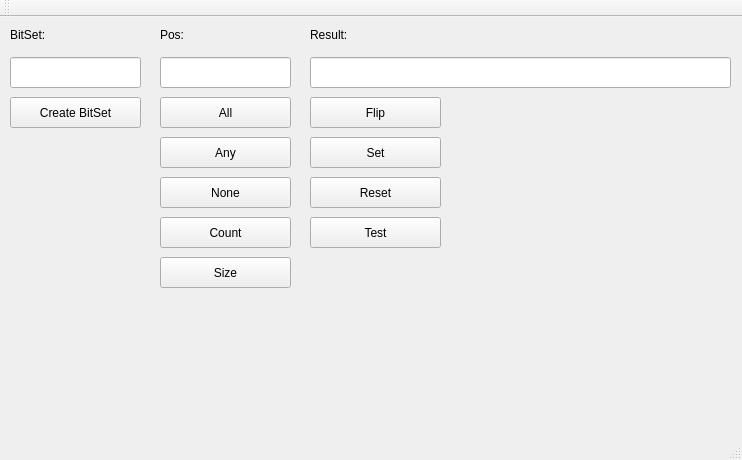
<?xml version="1.0" encoding="UTF-8"?>
<ui version="4.0">
 <class>Task3Class</class>
 <widget class="QMainWindow" name="Task3Class">
  <property name="geometry">
   <rect>
    <x>0</x>
    <y>0</y>
    <width>742</width>
    <height>460</height>
   </rect>
  </property>
  <property name="windowTitle">
   <string>Task3</string>
  </property>
  <widget class="QWidget" name="centralWidget">
   <widget class="QLineEdit" name="bitsetValue">
    <property name="geometry">
     <rect>
      <x>10</x>
      <y>40</y>
      <width>131</width>
      <height>31</height>
     </rect>
    </property>
   </widget>
   <widget class="QPushButton" name="CreateBitSetBtn">
    <property name="geometry">
     <rect>
      <x>10</x>
      <y>80</y>
      <width>131</width>
      <height>31</height>
     </rect>
    </property>
    <property name="text">
     <string>Create BitSet</string>
    </property>
   </widget>
   <widget class="QPushButton" name="allBtn">
    <property name="geometry">
     <rect>
      <x>160</x>
      <y>80</y>
      <width>131</width>
      <height>31</height>
     </rect>
    </property>
    <property name="text">
     <string>All</string>
    </property>
   </widget>
   <widget class="QPushButton" name="anyBtn">
    <property name="geometry">
     <rect>
      <x>160</x>
      <y>120</y>
      <width>131</width>
      <height>31</height>
     </rect>
    </property>
    <property name="text">
     <string>Any</string>
    </property>
   </widget>
   <widget class="QPushButton" name="noneBtn">
    <property name="geometry">
     <rect>
      <x>160</x>
      <y>160</y>
      <width>131</width>
      <height>31</height>
     </rect>
    </property>
    <property name="text">
     <string>None</string>
    </property>
   </widget>
   <widget class="QPushButton" name="countBtn">
    <property name="geometry">
     <rect>
      <x>160</x>
      <y>200</y>
      <width>131</width>
      <height>31</height>
     </rect>
    </property>
    <property name="text">
     <string>Count</string>
    </property>
   </widget>
   <widget class="QLabel" name="label">
    <property name="geometry">
     <rect>
      <x>10</x>
      <y>10</y>
      <width>55</width>
      <height>16</height>
     </rect>
    </property>
    <property name="text">
     <string>BitSet:</string>
    </property>
   </widget>
   <widget class="QLineEdit" name="posLE">
    <property name="geometry">
     <rect>
      <x>160</x>
      <y>40</y>
      <width>131</width>
      <height>31</height>
     </rect>
    </property>
   </widget>
   <widget class="QLabel" name="label_2">
    <property name="geometry">
     <rect>
      <x>160</x>
      <y>10</y>
      <width>55</width>
      <height>16</height>
     </rect>
    </property>
    <property name="text">
     <string>Pos:</string>
    </property>
   </widget>
   <widget class="QLineEdit" name="resultLE">
    <property name="geometry">
     <rect>
      <x>310</x>
      <y>40</y>
      <width>421</width>
      <height>31</height>
     </rect>
    </property>
    <property name="readOnly">
     <bool>true</bool>
    </property>
   </widget>
   <widget class="QLabel" name="label_3">
    <property name="geometry">
     <rect>
      <x>310</x>
      <y>10</y>
      <width>55</width>
      <height>16</height>
     </rect>
    </property>
    <property name="text">
     <string>Result:</string>
    </property>
   </widget>
   <widget class="QPushButton" name="flipBtn">
    <property name="geometry">
     <rect>
      <x>310</x>
      <y>80</y>
      <width>131</width>
      <height>31</height>
     </rect>
    </property>
    <property name="text">
     <string>Flip</string>
    </property>
   </widget>
   <widget class="QPushButton" name="setBtn">
    <property name="geometry">
     <rect>
      <x>310</x>
      <y>120</y>
      <width>131</width>
      <height>31</height>
     </rect>
    </property>
    <property name="text">
     <string>Set</string>
    </property>
   </widget>
   <widget class="QPushButton" name="resetBtn">
    <property name="geometry">
     <rect>
      <x>310</x>
      <y>160</y>
      <width>131</width>
      <height>31</height>
     </rect>
    </property>
    <property name="text">
     <string>Reset</string>
    </property>
   </widget>
   <widget class="QPushButton" name="testBtn">
    <property name="geometry">
     <rect>
      <x>310</x>
      <y>200</y>
      <width>131</width>
      <height>31</height>
     </rect>
    </property>
    <property name="text">
     <string>Test</string>
    </property>
   </widget>
   <widget class="QPushButton" name="sizeBtn">
    <property name="geometry">
     <rect>
      <x>160</x>
      <y>240</y>
      <width>131</width>
      <height>31</height>
     </rect>
    </property>
    <property name="text">
     <string>Size</string>
    </property>
   </widget>
  </widget>
  <widget class="QMenuBar" name="menuBar">
   <property name="geometry">
    <rect>
     <x>0</x>
     <y>0</y>
     <width>742</width>
     <height>26</height>
    </rect>
   </property>
  </widget>
  <widget class="QToolBar" name="mainToolBar">
   <attribute name="toolBarArea">
    <enum>TopToolBarArea</enum>
   </attribute>
   <attribute name="toolBarBreak">
    <bool>false</bool>
   </attribute>
  </widget>
  <widget class="QStatusBar" name="statusBar"/>
 </widget>
 <layoutdefault spacing="6" margin="11"/>
 <resources>
  <include location="Task3.qrc"/>
 </resources>
 <connections/>
</ui>
